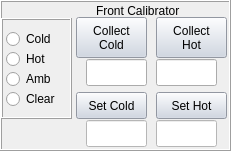
     <widget class="QFrame" name="frameBlackBody_27">
      <property name="geometry">
       <rect>
        <x>30</x>
        <y>420</y>
        <width>231</width>
        <height>151</height>
       </rect>
      </property>
      <property name="frameShape">
       <enum>QFrame::Box</enum>
      </property>
      <property name="frameShadow">
       <enum>QFrame::Raised</enum>
      </property>
      <widget class="QLabel" name="label_199">
       <property name="geometry">
        <rect>
         <x>96</x>
         <y>3</y>
         <width>111</width>
         <height>16</height>
        </rect>
       </property>
       <property name="text">
        <string>Front Calibrator</string>
       </property>
      </widget>
      <widget class="QLineEdit" name="lineEditDesiredTemperaturePaddleHotTripod">
       <property name="geometry">
        <rect>
         <x>156</x>
         <y>120</y>
         <width>61</width>
         <height>27</height>
        </rect>
       </property>
       <property name="styleSheet">
        <string notr="true">background:rgb(255, 255, 255)</string>
       </property>
      </widget>
      <widget class="QPushButton" name="pushButtonSetPaddleHotTripod">
       <property name="geometry">
        <rect>
         <x>156</x>
         <y>92</y>
         <width>71</width>
         <height>27</height>
        </rect>
       </property>
       <property name="styleSheet">
        <string notr="true">background:rgb(204, 212, 226)</string>
       </property>
       <property name="text">
        <string>Set Hot</string>
       </property>
      </widget>
      <widget class="QLineEdit" name="lineEditDesiredTemperaturePaddleColdTripod">
       <property name="geometry">
        <rect>
         <x>86</x>
         <y>120</y>
         <width>61</width>
         <height>27</height>
        </rect>
       </property>
       <property name="styleSheet">
        <string notr="true">background:rgb(255, 255, 255)</string>
       </property>
      </widget>
      <widget class="QPushButton" name="pushButtonSetPaddleColdTripod">
       <property name="geometry">
        <rect>
         <x>76</x>
         <y>92</y>
         <width>71</width>
         <height>27</height>
        </rect>
       </property>
       <property name="styleSheet">
        <string notr="true">background:rgb(204, 212, 226)</string>
       </property>
       <property name="text">
        <string>Set Cold</string>
       </property>
      </widget>
      <widget class="QLineEdit" name="lineEditTemperaturePaddleColdTripod">
       <property name="geometry">
        <rect>
         <x>86</x>
         <y>59</y>
         <width>61</width>
         <height>27</height>
        </rect>
       </property>
       <property name="styleSheet">
        <string notr="true"/>
       </property>
       <property name="readOnly">
        <bool>true</bool>
       </property>
      </widget>
      <widget class="QPushButton" name="pushButtonSavePaddleColdTripod">
       <property name="geometry">
        <rect>
         <x>76</x>
         <y>17</y>
         <width>71</width>
         <height>41</height>
        </rect>
       </property>
       <property name="styleSheet">
        <string notr="true">background:rgb(204, 212, 226)</string>
       </property>
       <property name="text">
        <string>Collect
Cold</string>
       </property>
      </widget>
      <widget class="QLineEdit" name="lineEditTemperaturePaddleHotTripod">
       <property name="geometry">
        <rect>
         <x>156</x>
         <y>59</y>
         <width>61</width>
         <height>27</height>
        </rect>
       </property>
       <property name="styleSheet">
        <string notr="true"/>
       </property>
       <property name="readOnly">
        <bool>true</bool>
       </property>
      </widget>
      <widget class="QPushButton" name="pushButtonSavePaddleHotTripod">
       <property name="geometry">
        <rect>
         <x>156</x>
         <y>17</y>
         <width>71</width>
         <height>41</height>
        </rect>
       </property>
       <property name="styleSheet">
        <string notr="true">background:rgb(204, 212, 226)</string>
       </property>
       <property name="text">
        <string>Collect
Hot</string>
       </property>
      </widget>
      <widget class="QFrame" name="frame_25">
       <property name="geometry">
        <rect>
         <x>1</x>
         <y>18</y>
         <width>71</width>
         <height>101</height>
        </rect>
       </property>
       <property name="frameShape">
        <enum>QFrame::Box</enum>
       </property>
       <property name="frameShadow">
        <enum>QFrame::Raised</enum>
       </property>
       <widget class="QRadioButton" name="radioButtonPaddleColdTripod">
        <property name="geometry">
         <rect>
          <x>5</x>
          <y>10</y>
          <width>61</width>
          <height>22</height>
         </rect>
        </property>
        <property name="text">
         <string>Cold</string>
        </property>
       </widget>
       <widget class="QRadioButton" name="radioButtonPaddleHotTripod">
        <property name="geometry">
         <rect>
          <x>5</x>
          <y>30</y>
          <width>51</width>
          <height>22</height>
         </rect>
        </property>
        <property name="text">
         <string>Hot</string>
        </property>
       </widget>
       <widget class="QRadioButton" name="radioButtonPaddleClearTripod">
        <property name="geometry">
         <rect>
          <x>5</x>
          <y>70</y>
          <width>61</width>
          <height>22</height>
         </rect>
        </property>
        <property name="text">
         <string>Clear</string>
        </property>
       </widget>
       <widget class="QRadioButton" name="radioButtonPaddleAmbientTripod">
        <property name="geometry">
         <rect>
          <x>5</x>
          <y>50</y>
          <width>61</width>
          <height>22</height>
         </rect>
        </property>
        <property name="text">
         <string>Amb</string>
        </property>
       </widget>
      </widget>
     </widget>
